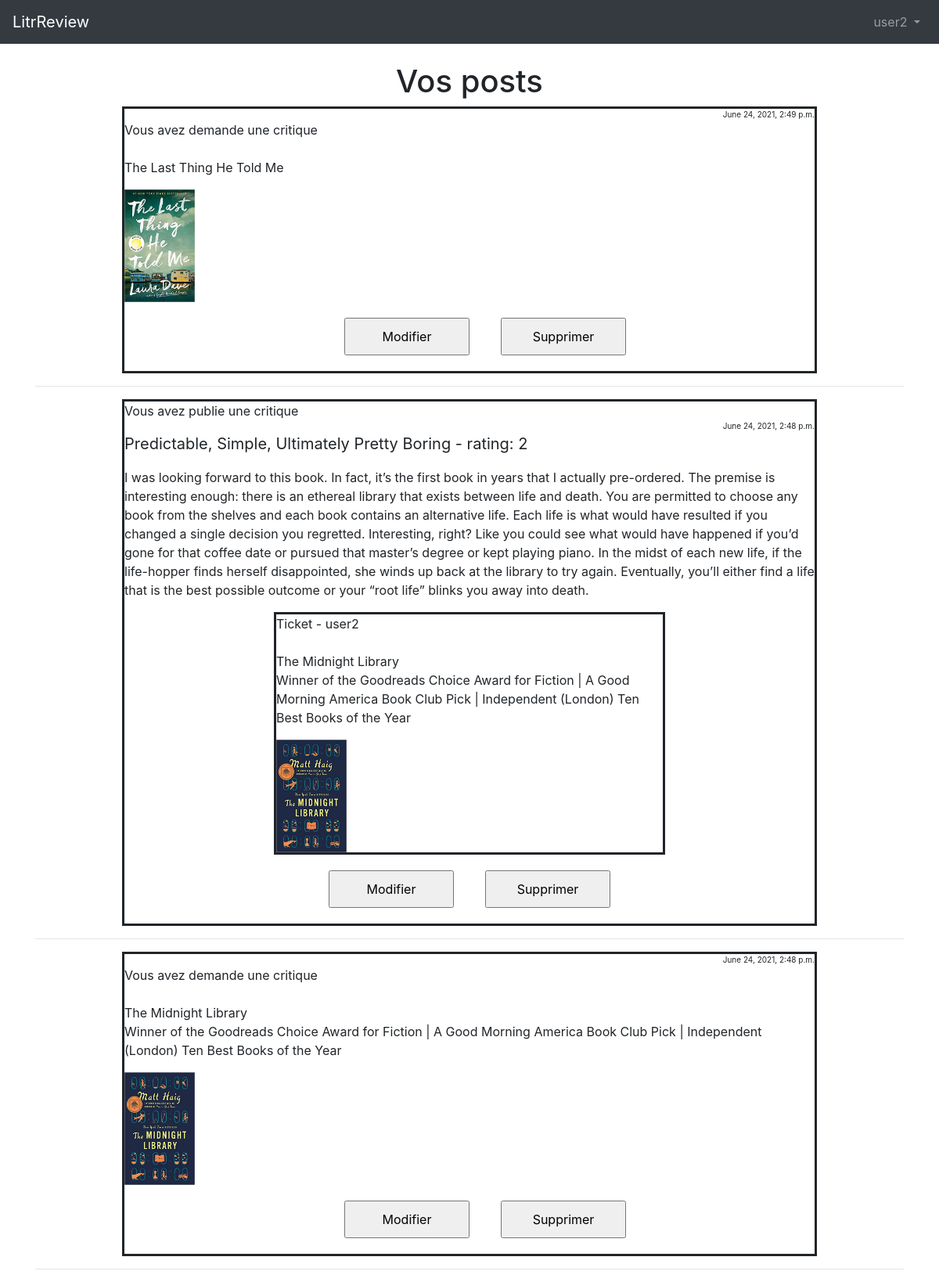
The app's page /tickets/list/ (signed in) with its own data.
### users/models.py (models this page shows)
class CustomUser(AbstractUser):
    age = models.PositiveIntegerField(null=True, blank=True)

### tickets/models.py (models this page shows, shortened)
class Ticket(models.Model):
    title = models.CharField(verbose_name="Titre", max_length=128)
    description = models.TextField(max_length=2048, blank=True)
    time_created = models.DateTimeField(auto_now_add=True)
    image = models.ImageField(upload_to='images/', null=True, blank=True)
    user = models.ForeignKey(
        get_user_model(),
        on_delete=models.CASCADE, )

class Review(models.Model):
    ticket = ForeignKey(Ticket,
                        on_delete=models.CASCADE,
                        related_name='comments',)
    headline = models.CharField(max_length=128, default="", editable=True)
    rating = models.PositiveSmallIntegerField(default=1, validators=[
                                              MinValueValidator(0), MaxValueValidator(5)], editable=True, )
    body = models.CharField(max_length=140)
    user = ForeignKey(get_user_model(), on_delete=models.CASCADE)
    time_created = models.DateTimeField(
        auto_now_add=True, null=True, blank=True)
    class Meta:
        ordering = ('-time_created',)

### tickets/views.py (the view)
# urls.py: path('list/', TicketCurrentUserView.as_view(),
class TicketCurrentUserView(LoginRequiredMixin, ListView):
    model = Ticket
    template_name = 'ticket_current_user_list.html'
    login_url = 'login'
    def get_queryset(self):
        posts_current_user = self.model.objects.filter(user=self.request.user)
        ordered_posts = posts_current_user.order_by('-time_created')
        reviews_current_user = Review.objects.filter(user=self.request.user)
        ordered_review = reviews_current_user.order_by('-time_created')
        result_list2 = sorted(chain(
            ordered_posts, ordered_review), key=lambda instance: instance.time_created, reverse=True)
        return result_list2

### templates/ticket_current_user_list.html (shortened to what this page needs)
{% extends 'base.html' %}
{% block content %}
<h1 style="text-align: center;">Vos posts</h1>
{% for ticket in object_list %}
{% if ticket.title %}
<div style="border-style: solid;width: 80%;margin: auto;word-wrap:break-word;">
    <div style="font-size: 10px; text-align: right;vertical-align: text-top;">
        {{ ticket.time_created }}
    </div>
    <div>Vous avez demande une critique</div>
    <br>
    <div>{{ticket.title}}</div>
    <p>{{ticket.description}}</p>
    <img src="{{ ticket.image.url }}" alt="no image" width="90" height="144">
    <div style="width: 100%; margin-bottom: 20px;margin: 20px;">
        <div style="width: 50%; float: left;text-align: right;margin-bottom: 20px;">
            <form style="margin-right: 20px;" action="{% url 'ticket_edit' ticket.pk %}">
                <input style="width: 10em;  height: 3em;" type="submit" value="Modifier" />
            </form>
        </div>
        <div style="margin-left: 50%; ">
            <form style="margin-left: 20px;" action="{% url 'ticket_delete' ticket.pk %}">
                <input style="width: 10em;  height: 3em;" type="submit" value="Supprimer" />
            </form>
        </div>
    </div>
</div>
<hr>
{% else %}
<div style="border-style: solid;width: 80%;margin: auto;word-wrap:break-word;">
    <div>
        <div>Vous avez publie une critique</div>
        <div style="font-size: 10px; text-align: right;vertical-align: text-top;">{{ ticket.time_created }}</div>
    </div>
    <p style="font-size: 20px;">{{ ticket.headline }} - rating: {{ ticket.rating }}</p>
    <p>{{ ticket.body|linebreaks }}</p>
    <div style="border-style: solid;width: 500px;margin: auto;word-wrap:break-word;">
        <div>Ticket - {{ticket.ticket.user}}</div>
        <br>
        <div>{{ticket.ticket.title}}</div>
        <p>{{ ticket.ticket.description }}</p>
        <img src="{{ ticket.ticket.image.url }}" alt="no image" width="90" height="144">
    </div>
    <div style="width: 100%;margin-bottom: 20px;margin-top: 20px;">
        <div style="width: 50%; float: left; text-align: right;">
            <form style="margin-right: 20px;" action="{% url 'review_edit' ticket.pk %}">
                <input style="width: 10em;  height: 3em;" type="submit" value="Modifier" />
            </form>
        </div>
        <div style="margin-left: 50%;">
            <form style="margin-left: 20px;" action="{% url 'review_delete' ticket.pk %}">
                <input style="width: 10em;  height: 3em;" type="submit" value="Supprimer" />
            </form>
        </div>
    </div>
</div>
<hr>
{% endif %}
{% endfor %}
{% endblock content %}

### templates/base.html (shortened to what this page needs)
<!DOCTYPE html>
<html>
<head>
    <link rel="stylesheet" href="https://stackpath.bootstrapcdn.com/bootstrap/4.1.3/css/bootstrap.min.css"
>
</head>
<body>
    <nav class="navbar navbar-expand-md navbar-dark bg-dark mb-4">
        <a class="navbar-brand" href="{% url 'home' %}">LitrReview</a>
        <div class="collapse navbar-collapse" id="navbarCollapse">
            {% if user.is_authenticated %}
            <ul class="navbar-nav ml-auto">
                <li class="nav-item">
                    <a href="#" class="nav-link dropdown-toggle drop" id="userMenu" data-toggle="dropdown"
                        aria-haspopup="true" aria-expanded="false">
                        {{ user.username }}
                    </a>
                </li>
            </ul>
            {% else %}
            <form class="form-inline ml-auto">
                <a href="{% url 'login' %}" class="btn btn-outline-secondary">Connexion</a>
                <a href="{% url 'signup' %}" class="btn btn-primary ml-2">S'inscrire</a>
            </form>
            {% endif %}
        </div>
    </nav>
    <div class="container">
        {% block content %}
        {% endblock content %}
    </div>
</body>
</html>

### records on screen
CustomUser: username "user2"
Ticket: time_created "June 24, 2021, 2:49 p.m.", title "The Last Thing He Told Me", image (picture)
Review: time_created "June 24, 2021, 2:48 p.m.", headline "Predictable, Simple, Ultimately Pretty Boring", rating "2", body "I was looking forward to this book. In fact, it’s the first book in years that I actually pre-ordered. The premise is interesting enough: there is an ethereal library that exists between life and death. You are permitted to choose any book from the shelves and each book contains an alternative life. Each life is what would have resulted if you changed a single decision you regretted. Interesting, right? Like you could see what would have happened if you’d gone for that coffee date or pursued that master’s degree or kept playing piano. In the midst of each new life, if the life-hopper finds herself disappointed, she winds up back at the library to try again. Eventually, you’ll either find a…", ticket.user "user2", ticket "The Midnight Library", ticket.description "Winner of the Goodreads Choice Award for Fiction | A Good Morning America Book Club Pick | Independent (London) Ten Best Books of the Year", ticket.image (picture)
Ticket: time_created "June 24, 2021, 2:48 p.m.", title "The Midnight Library", description "Winner of the Goodreads Choice Award for Fiction | A Good Morning America Book Club Pick | Independent (London) Ten Best Books of the Year", image (picture)
